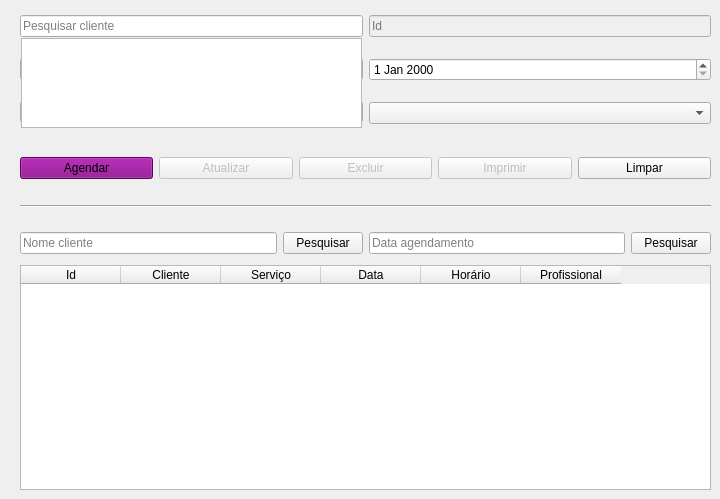
      <widget class="QWidget" name="tabHor">
       <attribute name="icon">
        <iconset resource="../res.qrc">
         <normaloff>:/icons/img/agendamento.png</normaloff>:/icons/img/agendamento.png</iconset>
       </attribute>
       <attribute name="title">
        <string>Horários</string>
       </attribute>
       <widget class="Line" name="line">
        <property name="geometry">
         <rect>
          <x>20</x>
          <y>198</y>
          <width>691</width>
          <height>16</height>
         </rect>
        </property>
        <property name="orientation">
         <enum>Qt::Horizontal</enum>
        </property>
       </widget>
       <widget class="QTableWidget" name="table_hor">
        <property name="geometry">
         <rect>
          <x>20</x>
          <y>265</y>
          <width>691</width>
          <height>225</height>
         </rect>
        </property>
        <property name="statusTip">
         <string>Selecione algum agendamento para atualizar ou deletar</string>
        </property>
        <column>
         <property name="text">
          <string>Id</string>
         </property>
        </column>
        <column>
         <property name="text">
          <string>Cliente</string>
         </property>
        </column>
        <column>
         <property name="text">
          <string>Serviço</string>
         </property>
        </column>
        <column>
         <property name="text">
          <string>Data</string>
         </property>
        </column>
        <column>
         <property name="text">
          <string>Horário</string>
         </property>
        </column>
        <column>
         <property name="text">
          <string>Profissional</string>
         </property>
        </column>
       </widget>
       <widget class="QWidget" name="layoutWidget">
        <property name="geometry">
         <rect>
          <x>20</x>
          <y>0</y>
          <width>691</width>
          <height>141</height>
         </rect>
        </property>
        <layout class="QHBoxLayout" name="horizontalLayout">
         <item>
          <layout class="QVBoxLayout" name="verticalLayout">
           <item>
            <widget class="QLineEdit" name="txtPesCli_hor">
             <property name="statusTip">
              <string>Digite qualquer coisa para pesquisar um cliente</string>
             </property>
             <property name="placeholderText">
              <string>Pesquisar cliente</string>
             </property>
             <property name="clearButtonEnabled">
              <bool>true</bool>
             </property>
            </widget>
           </item>
           <item>
            <widget class="QComboBox" name="cbbSer_hor">
             <property name="statusTip">
              <string>Selecione um serviço</string>
             </property>
             <property name="placeholderText">
              <string>Selecionar serviço</string>
             </property>
            </widget>
           </item>
           <item>
            <widget class="QComboBox" name="cbbPro_hor">
             <property name="statusTip">
              <string>Selecione um profissional</string>
             </property>
             <property name="placeholderText">
              <string>Selecionar Profissional</string>
             </property>
            </widget>
           </item>
          </layout>
         </item>
         <item>
          <layout class="QVBoxLayout" name="verticalLayout_2">
           <item>
            <widget class="QLineEdit" name="txtId_hor">
             <property name="enabled">
              <bool>false</bool>
             </property>
             <property name="statusTip">
              <string>Código do agendamento</string>
             </property>
             <property name="placeholderText">
              <string>Id</string>
             </property>
            </widget>
           </item>
           <item>
            <widget class="QDateEdit" name="dat_hor">
             <property name="statusTip">
              <string>Digite data para o agendamento</string>
             </property>
            </widget>
           </item>
           <item>
            <widget class="QComboBox" name="cbbHor_hor">
             <property name="statusTip">
              <string>Selecione horário disponível(se não aparecer nada clique fora ou no botão 'Agendar')</string>
             </property>
             <property name="placeholderText">
              <string>Selecionar horário</string>
             </property>
            </widget>
           </item>
          </layout>
         </item>
        </layout>
       </widget>
       <widget class="QWidget" name="layoutWidget">
        <property name="geometry">
         <rect>
          <x>20</x>
          <y>143</y>
          <width>691</width>
          <height>51</height>
         </rect>
        </property>
        <layout class="QHBoxLayout" name="horizontalLayout_2">
         <item>
          <widget class="QPushButton" name="btnAge_hor">
           <property name="statusTip">
            <string>Criar novo agendamento</string>
           </property>
           <property name="styleSheet">
            <string notr="true">background-color: #850085;
</string>
           </property>
           <property name="text">
            <string>Agendar</string>
           </property>
           <property name="icon">
            <iconset resource="../res.qrc">
             <normaloff>:/icons/img/plus-border.png</normaloff>:/icons/img/plus-border.png</iconset>
           </property>
          </widget>
         </item>
         <item>
          <widget class="QPushButton" name="btnAtu_hor">
           <property name="enabled">
            <bool>false</bool>
           </property>
           <property name="statusTip">
            <string>Atualizar agendameto</string>
           </property>
           <property name="text">
            <string>Atualizar</string>
           </property>
           <property name="icon">
            <iconset resource="../res.qrc">
             <normaloff>:/icons/img/refresh.png</normaloff>:/icons/img/refresh.png</iconset>
           </property>
          </widget>
         </item>
         <item>
          <widget class="QPushButton" name="btnExc_hor">
           <property name="enabled">
            <bool>false</bool>
           </property>
           <property name="statusTip">
            <string>Deletar agendamento</string>
           </property>
           <property name="text">
            <string>Excluir</string>
           </property>
           <property name="icon">
            <iconset resource="../res.qrc">
             <normaloff>:/icons/img/edit-delete.png</normaloff>:/icons/img/edit-delete.png</iconset>
           </property>
          </widget>
         </item>
         <item>
          <widget class="QPushButton" name="btnImp_hor">
           <property name="enabled">
            <bool>false</bool>
           </property>
           <property name="statusTip">
            <string>Imprimir comprovante</string>
           </property>
           <property name="text">
            <string>Imprimir</string>
           </property>
           <property name="icon">
            <iconset resource="../res.qrc">
             <normaloff>:/icons/img/print.png</normaloff>:/icons/img/print.png</iconset>
           </property>
          </widget>
         </item>
         <item>
          <widget class="QPushButton" name="btnLim_hor">
           <property name="statusTip">
            <string>Limpar campos para poder realizar novo agendamento</string>
           </property>
           <property name="text">
            <string>Limpar</string>
           </property>
           <property name="icon">
            <iconset resource="../res.qrc">
             <normaloff>:/icons/img/limpar.png</normaloff>:/icons/img/limpar.png</iconset>
           </property>
          </widget>
         </item>
        </layout>
       </widget>
       <widget class="QWidget" name="layoutWidget">
        <property name="geometry">
         <rect>
          <x>20</x>
          <y>223</y>
          <width>691</width>
          <height>41</height>
         </rect>
        </property>
        <layout class="QHBoxLayout" name="horizontalLayout_3">
         <item>
          <widget class="QLineEdit" name="txtPesNom_hor">
           <property name="statusTip">
            <string>Pesquisar agendamentos por nome do cliente</string>
           </property>
           <property name="placeholderText">
            <string>Nome cliente</string>
           </property>
           <property name="clearButtonEnabled">
            <bool>true</bool>
           </property>
          </widget>
         </item>
         <item>
          <widget class="QPushButton" name="btnPesNom_hor">
           <property name="statusTip">
            <string>Pesquisar agendamentos por nome de cliente</string>
           </property>
           <property name="text">
            <string>Pesquisar</string>
           </property>
           <property name="icon">
            <iconset resource="../res.qrc">
             <normaloff>:/icons/img/pesquisar.png</normaloff>:/icons/img/pesquisar.png</iconset>
           </property>
          </widget>
         </item>
         <item>
          <widget class="QLineEdit" name="txtPesDat_hor">
           <property name="statusTip">
            <string>pesquisar agendamento por data</string>
           </property>
           <property name="placeholderText">
            <string>Data agendamento</string>
           </property>
           <property name="clearButtonEnabled">
            <bool>true</bool>
           </property>
          </widget>
         </item>
         <item>
          <widget class="QPushButton" name="btnPesDat_hor">
           <property name="statusTip">
            <string>Pesquisar agendamento por data</string>
           </property>
           <property name="text">
            <string>Pesquisar</string>
           </property>
           <property name="icon">
            <iconset resource="../res.qrc">
             <normaloff>:/icons/img/pesquisar.png</normaloff>:/icons/img/pesquisar.png</iconset>
           </property>
          </widget>
         </item>
        </layout>
       </widget>
       <widget class="QListWidget" name="listPesCli_hor">
        <property name="geometry">
         <rect>
          <x>21</x>
          <y>38</y>
          <width>341</width>
          <height>90</height>
         </rect>
        </property>
       </widget>
      </widget>
